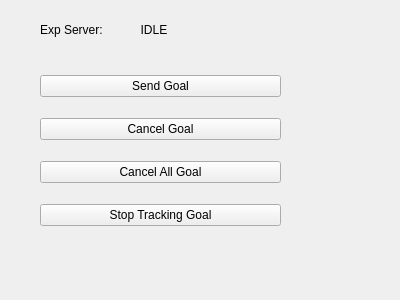
<?xml version="1.0" encoding="UTF-8"?>
<ui version="4.0">
 <class>gui</class>
 <widget class="QWidget" name="gui">
  <property name="geometry">
   <rect>
    <x>0</x>
    <y>0</y>
    <width>400</width>
    <height>300</height>
   </rect>
  </property>
  <property name="windowTitle">
   <string>Form</string>
  </property>
  <widget class="QWidget" name="layoutWidget">
   <property name="geometry">
    <rect>
     <x>40</x>
     <y>20</y>
     <width>162</width>
     <height>19</height>
    </rect>
   </property>
   <layout class="QHBoxLayout" name="horizontalLayout">
    <item>
     <widget class="QLabel" name="label">
      <property name="text">
       <string>Exp Server:</string>
      </property>
     </widget>
    </item>
    <item>
     <widget class="QLabel" name="current_status">
      <property name="text">
       <string>     IDLE</string>
      </property>
      <property name="textFormat">
       <enum>Qt::AutoText</enum>
      </property>
     </widget>
    </item>
   </layout>
  </widget>
  <widget class="QWidget" name="layoutWidget">
   <property name="geometry">
    <rect>
     <x>40</x>
     <y>60</y>
     <width>241</width>
     <height>181</height>
    </rect>
   </property>
   <layout class="QGridLayout" name="gridLayout">
    <item row="0" column="0">
     <widget class="QPushButton" name="buttonSendGoal">
      <property name="text">
       <string>Send Goal</string>
      </property>
     </widget>
    </item>
    <item row="1" column="0">
     <widget class="QPushButton" name="buttonCancelGoal">
      <property name="text">
       <string>Cancel Goal</string>
      </property>
     </widget>
    </item>
    <item row="2" column="0">
     <widget class="QPushButton" name="buttonCancelAllGoal">
      <property name="text">
       <string>Cancel All Goal</string>
      </property>
     </widget>
    </item>
    <item row="3" column="0">
     <widget class="QPushButton" name="buttonStopTrackingGoal">
      <property name="text">
       <string>Stop Tracking Goal</string>
      </property>
     </widget>
    </item>
   </layout>
  </widget>
 </widget>
 <resources/>
 <connections/>
</ui>
